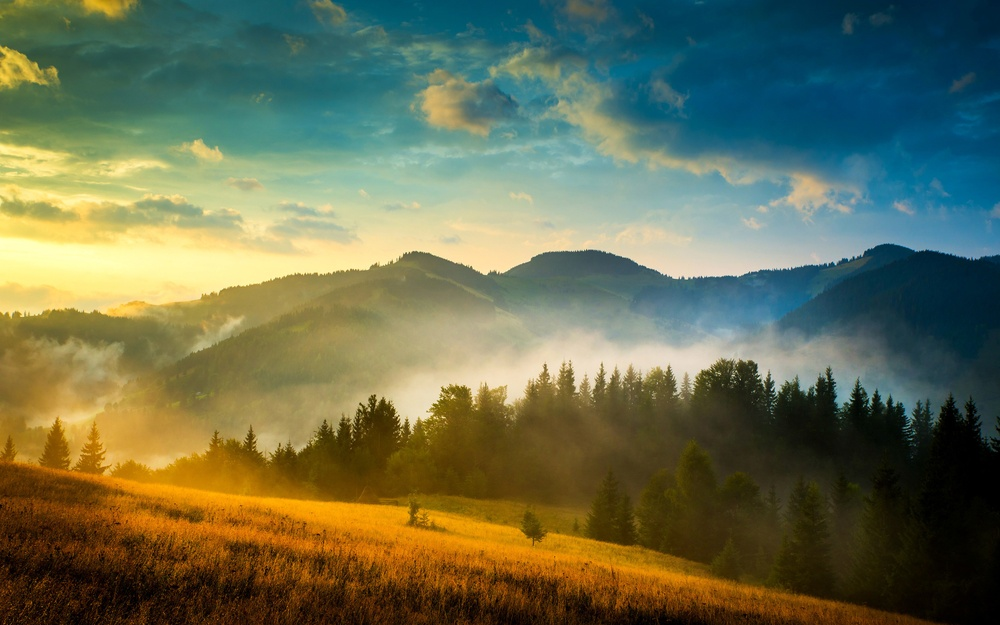
#> input picture Python/Lab5/photo.jpg, 1000 x 625 px, shrunk from 2880 x 1800 before the run
$ python lab5.py   (older library calls are emulated)
#> lines starting #> are read from the running program, lines starting #| are printed output that depends on the picture
import numpy as np
import matplotlib.pylab as plt
from scipy import misc


img1 = misc.imread('photo.jpg')
#> img1 is the input picture: shape (625, 1000, 3); mean R, G, B 104.8, 110.4, 80.8
plt.imshow(img1)
plt.show()

fig, axs = plt.subplots(nrows=1, ncols=3, figsize=(15,5))

for c, ax in zip(range(3), axs):
    tmp_im = np.zeros(img1.shape, dtype="uint8")
    tmp_im[:,:,c] = img1[:,:,c]
    ax.imshow(tmp_im)
    ax.set_axis_off()
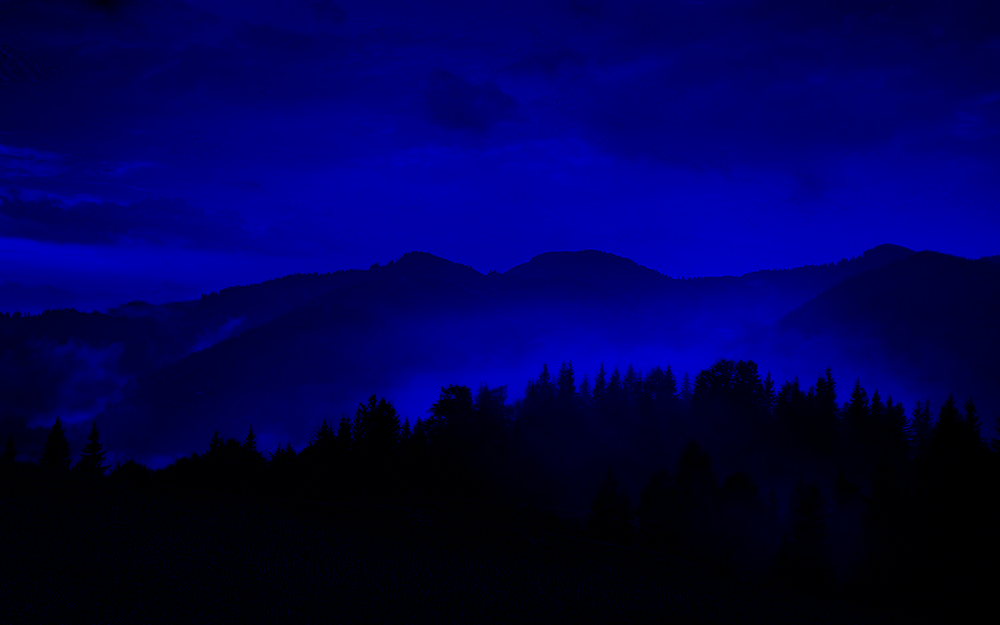
#> tmp_im: shape (625, 1000, 3); mean R, G, B 0, 0, 80.8
plt.show()

img1 = np.average(img1,weights = [0.2989, 0.5870, 0.1140],axis =2)
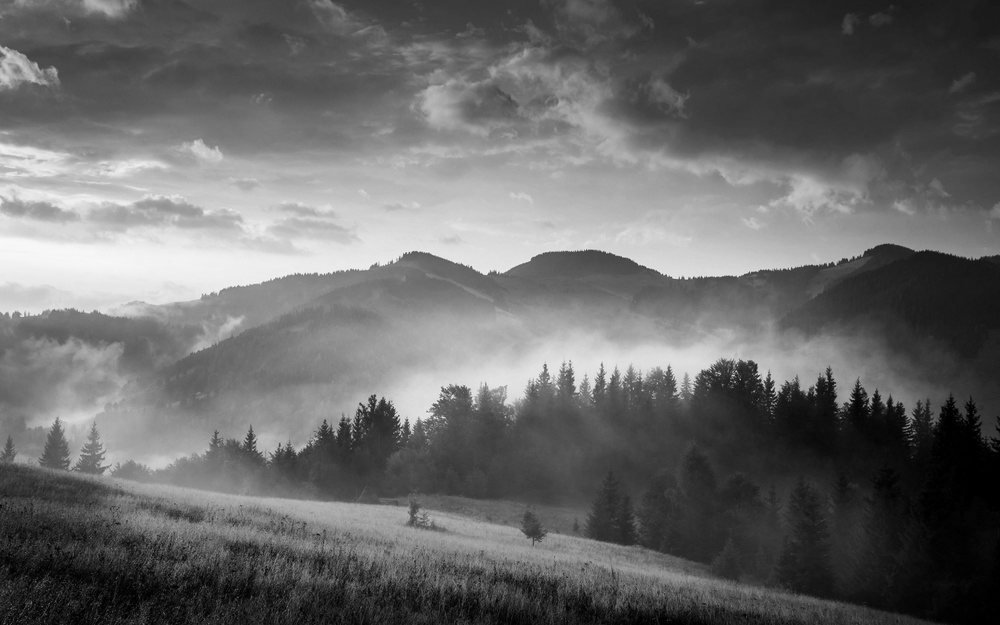
#> img1: shape (625, 1000) float64; min 0, max 248.2, mean 105.3


plt.imshow(img1, cmap=plt.cm.gray,vmin=10, vmax=100)
plt.show()


print('I am piroas!')
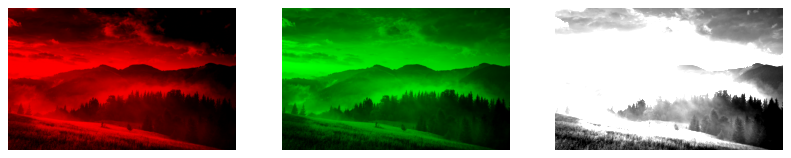
#> figure drawn by matplotlib, 3 panels
